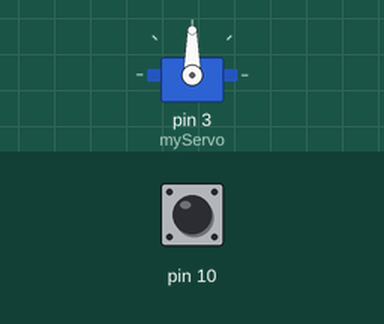
The sketch below on a simulated Arduino Uno, built with avr-gcc and run on an emulated ATmega328P. Parts: servo. Inputs (shaded band) come from the test bench; at power-on: pin 10 HIGH.

Above: at 1.2 s.
1.3 s: pin 10 pulled LOW for 0.15 s
At 1.37 s:
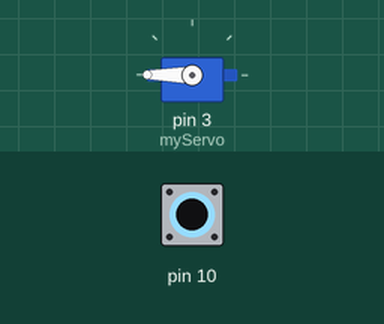
At 2.9 s:
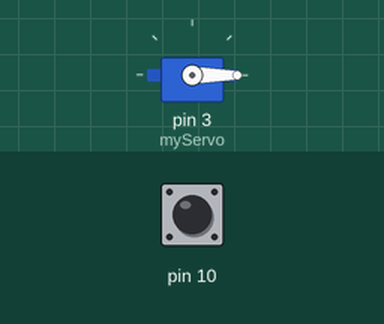
Timing chart, 0 to 4.4 s (numbered marks = the images above; inputs shaded):
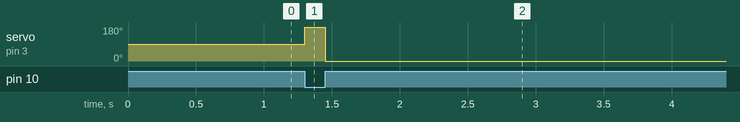

Measured:
- after the input at 1.3 s, servo on pin 3 (myServo): 90° → 180° at once, → 0° 0.15 s later

The sketch:

Sensor_Capacitivo_4.ino
```cpp
#include <CapacitiveSensor.h>
// Incluir la libreria Servo.h para poder controlar
// un servomotor
#include <Servo.h>

CapacitiveSensor cs1 = CapacitiveSensor(16,10);
// Definir el servo que vamos a controlar
Servo myServo;

void setup() {
  cs1.set_CS_AutocaL_Millis(0xFFFFFFFF);
  // Inicializar el servo a utilizar, asociandolo a un pin PWM
  // 	myServo.attach(pin_PWM)
  //
  //    pin PWM disponible = 3,5,6,9,10
  myServo.attach(3);
}

// Variable de estado para el motor
bool motor_activado = false;

void loop() {
  long sensor1 = cs1.capacitiveSensor(50);
  // Si el sensor se activa y el servo no se ha activado
  if ((sensor1 > 1000) and (not motor_activado)) {
  	// Mover el servo en algun angulo
    myServo.write(180);
    // Darle tiempo al Servo para llegar a su obetivo
    delay(100);
    // Cambiar el valor de la variable de estado
    motor_activado = true;

  }
  // Si el sensor se desactiva y el servo estaba activado
  if ((sensor1<1000) and (motor_activado)){
  	// Mover el servo a su posicion original
    myServo.write(0);
    // Darle tiempo al Servo para llegar a su obetivo
    delay(100);
    // Cambiar el valor de la variable de estado
    motor_activado = true;
  }
}
```
